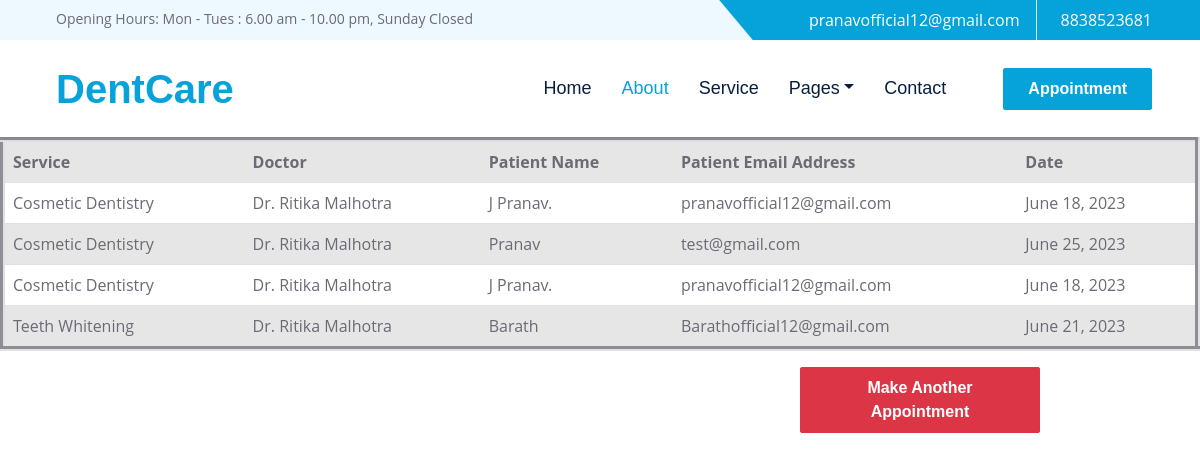
Page /list on the committed database.
### Hospital/models.py (models this page shows, shortened)
class appointmentDetails(models.Model):
    service = models.CharField(max_length=50)
    doctor = models.CharField(max_length=50)
    name = models.CharField(max_length=50)
    email = models.CharField(max_length=50)
    date1 = models.DateField()

### Hospital/views.py (the view)
# urls.py: path('list', views.appointmentlist, name='appointmentDetails'),
def appointmentlist(request):
    userdata = appointmentDetails.objects.all()
    return render(request, "list.html", {'userdata': userdata})

### Hospital/templates/list.html (shortened to what this page needs)
<!DOCTYPE html>
{%load static%}
<html lang="en">
<head>
 <link rel="stylesheet" href="https://cdn.jsdelivr.net/npm/bootstrap@4.6.2/dist/css/bootstrap.min.css">
    <link href="{%static 'owl.theme.default.css'%}" rel="stylesheet">
     <link href="{%static 'owl.theme.default.min.css'%}" rel="stylesheet">
    <link href="{%static 'owl.theme.green.css'%}" rel="stylesheet">
    <link href="{%static 'owl.theme.green.min.css'%}" rel="stylesheet">
    <link href="{%static 'animate.css'%}" rel="stylesheet">
    <link href="{%static 'animate.min.css'%}" rel="stylesheet">
    <link href="{%static 'tempusdominus-bootstrap-4.css'%}" rel="stylesheet">
    <link href="{%static 'tempusdominus-bootstrap-4.min.css'%}" rel="stylesheet">
    <link href="{%static 'twentytwenty.css'%}" rel="stylesheet">
    <link href="{%static 'bootstrap.min.css'%}" rel="stylesheet">
    <link href="{%static 'style.css'%}" rel="stylesheet">
</head>
<body>
    <div class="container-fluid bg-light ps-5 pe-0 d-none d-lg-block">
        <div class="row gx-0">
            <div class="col-md-6 text-center text-lg-start mb-2 mb-lg-0">
                <div class="d-inline-flex align-items-center">
                    <small class="py-2">Opening Hours: Mon - Tues : 6.00 am - 10.00 pm, Sunday Closed </small>
                </div>
            </div>
            <div class="col-md-6 text-center text-lg-end">
                <div class="position-relative d-inline-flex align-items-center bg-primary text-white top-shape px-5">
                    <div class="me-3 pe-3 border-end py-2">
                        <p class="m-0">pranavofficial12@gmail.com</p>
                    </div>
                    <div class="py-2">
                        <p class="m-0">8838523681</p>
                    </div>
                </div>
            </div>
        </div>
    </div>
    <nav class="navbar navbar-expand-lg bg-white navbar-light shadow-sm px-5 py-3 py-lg-0">
        <a href="/" class="navbar-brand p-0">
            <h1 class="m-0 text-primary">DentCare</h1>
        </a>
        <div class="collapse navbar-collapse" id="navbarCollapse">
            <div class="navbar-nav ms-auto py-0">
                <a href="/" class="nav-item nav-link">Home</a>
                <a href="about" class="nav-item nav-link active">About</a>
                <a href="service" class="nav-item nav-link">Service</a>
                <div class="nav-item dropdown">
                    <a href="#" class="nav-link dropdown-toggle" data-bs-toggle="dropdown">Pages</a>
                </div>
                <a href="contact" class="nav-item nav-link">Contact</a>
            </div>
            <button type="button" class="btn text-dark" data-bs-toggle="modal" data-bs-target="#searchModal"></button>
            <a href="appointment" class="btn btn-primary py-2 px-4 ms-3">Appointment</a>
        </div>
    </nav>
<table border="5" class="table table-striped">
    <tr>
        <th>
            Service
        </th>
         <th>
            Doctor
        </th>
        <th>
            Patient Name
        </th>
        <th>
            Patient Email Address
        </th>
         <th>
           Date
        </th>
    </tr>
    {% for mydata in userdata %}
        <tr>
            <td>
                {{ mydata.service }}
            </td>
            <td>
                {{ mydata.doctor }}
            </td>
            <td>
                {{ mydata.name }}
            </td>
            <td>
                {{ mydata.email }}
            </td>
            <td>
                {{ mydata.date1 }}
            </td>
        </tr>
    {% endfor %}
</table>
            <a href="appointment" class="btn btn-danger py-2 px-4 ms-3" style="width:20%;margin-left:50rem !important" >Make Another Appointment</a>
</body>
</html>

### Hospital/static/style.css (style rules this page uses)
:root { --primary: #06A3DA; --secondary: #F57E57; --light: #EEF9FF; --dark: #091E3E; }
h1, h2, .font-weight-bold { font-weight: 700 !important; }
.btn { font-family: 'Jost', sans-serif; font-weight: 600; transition: .5s; }
.btn-primary, .btn-secondary { color: #FFFFFF; }
.top-shape::before { position: absolute; content: ""; width: 35px; height: 100%; top: 0; left: -17px; background: var(--primary); transform: skew(40deg); }
.navbar-light .navbar-nav .nav-link { font-family: 'Jost', sans-serif; padding: 35px 15px; font-size: 18px; color: var(--dark); outline: none; transition: .5s; }
.navbar-light .navbar-nav .nav-link:hover, .navbar-light .navbar-nav .nav-link.active { color: var(--primary); }

### rows in the picture
appointmentDetails: service "Cosmetic Dentistry", doctor "Dr. Ritika Malhotra", name "J Pranav.", email "pranavofficial12@gmail.com", date1 "June 18, 2023"
appointmentDetails: service "Cosmetic Dentistry", doctor "Dr. Ritika Malhotra", name "Pranav", email "test@gmail.com", date1 "June 25, 2023"
appointmentDetails: service "Cosmetic Dentistry", doctor "Dr. Ritika Malhotra", name "J Pranav.", email "pranavofficial12@gmail.com", date1 "June 18, 2023"
appointmentDetails: service "Teeth Whitening", doctor "Dr. Ritika Malhotra", name "Barath", email "Barathofficial12@gmail.com", date1 "June 21, 2023"
